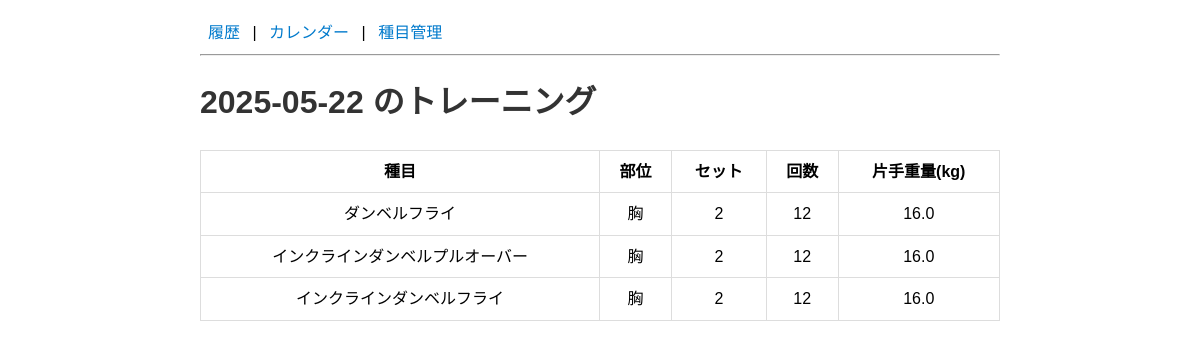
Screenshot of /day/2025-05-22 with the database file from the repository.
### tables this page shows
CREATE TABLE workouts (
           id INTEGER PRIMARY KEY,
           exercise_id INTEGER NOT NULL,
           date TEXT NOT NULL,
           sets INTEGER NOT NULL,
           reps INTEGER NOT NULL,
           weight REAL NOT NULL, intensity TEXT, note TEXT,
           FOREIGN KEY(exercise_id) REFERENCES exercises(id)
       );

CREATE TABLE exercises (
           id INTEGER PRIMARY KEY,
           name TEXT NOT NULL,
           muscle_group TEXT NOT NULL
       , memo TEXT, video_url TEXT, default_sets INTEGER, default_reps INTEGER, default_weight REAL);

### app.py (the view)
@app.route('/day/<date>')
def day_detail(date):
    conn = get_db_connection()
    rows = conn.execute('''
        SELECT w.date, e.name, e.muscle_group, w.sets, w.reps, w.weight
        FROM workouts w
        JOIN exercises e ON w.exercise_id = e.id
        WHERE w.date = ?
        ORDER BY w.id ASC
    ''', (date,)).fetchall()
    conn.close()
    return render_template('day_detail.html', workouts=rows, date=date)

### app.py (called while the page is built)
def get_db_connection():
    conn = sqlite3.connect(DB_PATH)
    conn.row_factory = sqlite3.Row  # 行を辞書のように扱えるよう設定
    return conn

### templates/day_detail.html (shortened to what this page needs)
{% extends 'base.html' %}
{% block content %}
<h1>{{ date }} のトレーニング</h1>
{% if workouts %}
<table>
  <tr>
    <th>種目</th>
    <th>部位</th>
    <th>セット</th>
    <th>回数</th>
    <th>片手重量(kg)</th>
  </tr>
  {% for w in workouts %}
  <tr>
    <td>{{ w.name }}</td>
    <td>{{ w.muscle_group }}</td>
    <td>{{ w.sets }}</td>
    <td>{{ w.reps }}</td>
    <td>{{ w.weight }}</td>
  </tr>
  {% endfor %}
</table>
{% else %}
<p>記録がありません。</p>
{% endif %}
{% endblock %}

### static/style.css (style rules this page uses)
body { font-family: Arial, sans-serif; max-width: 800px; margin: 20px auto; line-height: 1.6; }
table { width: 100%; border-collapse: collapse; margin-top: 16px; }
th, td { border: 1px solid #ddd; padding: 8px; text-align: center; }
h1, h2 { color: #333; }

### rows the page displays
workouts: name "ダンベルフライ", muscle_group "胸", sets "2", reps "12", weight "16.0"
workouts: name "インクラインダンベルプルオーバー", muscle_group "胸", sets "2", reps "12", weight "16.0"
workouts: name "インクラインダンベルフライ", muscle_group "胸", sets "2", reps "12", weight "16.0"

### other values shown
{{ date }} "2025-05-22"
